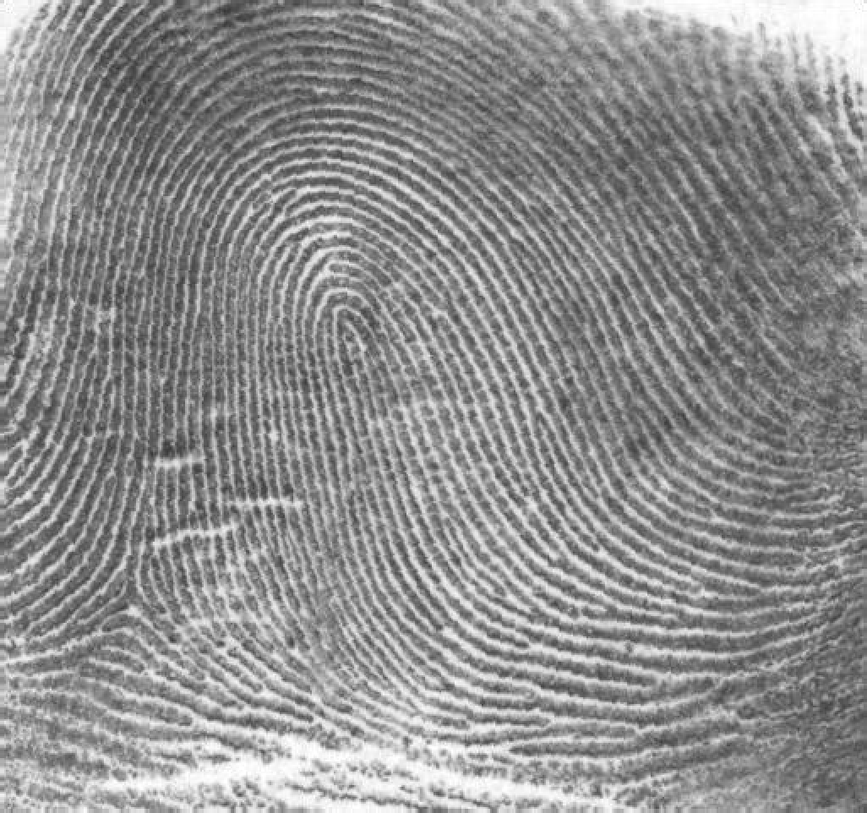
#> input picture xiemei_homework_4_6/test1.bmp, 867 x 813 px, shrunk from 1026 x 962 before the run
$ python 4_1.py   (Python 2 division)
#> lines starting #> are read from the running program, lines starting #| are printed output that depends on the picture; after the words box and inside, x2 and y2 are one past the last pixel; in counts of white or black regions, pixels touching at a corner belong together
#!/usr/bin/env python
# coding=utf-8

#使用拉普拉斯算子锐化图像

import numpy as np
import cv2

src_img = cv2.imread("test1.bmp",0)
#> src_img is the input picture: shape (813, 867); min 46, max 255, mean 142.7
x,y = src_img.shape
#> x = 813; y = 867
print x
#| 813
print y
#| 867
gaussian_img = cv2.GaussianBlur(src_img,(5,5),1.5) #高斯低通滤波 增强图像
retval,threshold_img = cv2.threshold(gaussian_img,127,255,cv2.THRESH_BINARY) #二值化图像
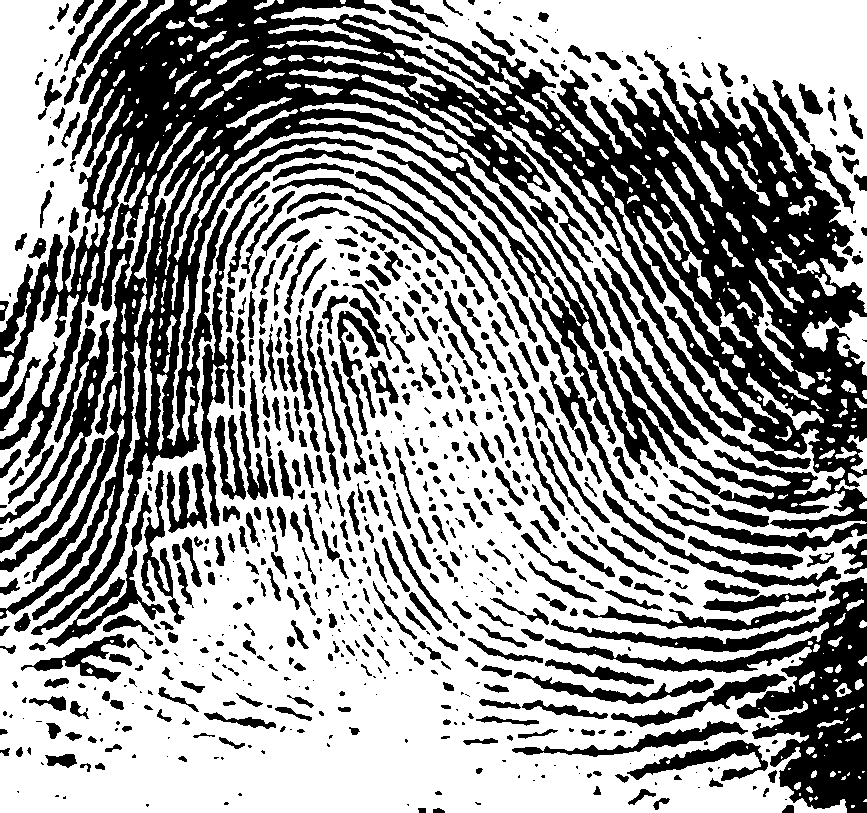
#> threshold_img: shape (813, 867); 59.5% white; 739 black regions (220 under 20 px), largest, box (x1, y1, x2, y2) and area: (0, 0, 867, 635) 156092, (545, 577, 867, 813) 19602, (0, 320, 110, 553) 4845

cv2.imshow("src_img",src_img)
cv2.imshow("gaussian_img",gaussian_img)
cv2.imshow("threshold_img",threshold_img)
cv2.imwrite("gaussian_result.png",gaussian_img)
cv2.imwrite("threshold_result.png",threshold_img)
#show()

k = cv2.waitKey(0)
#> (key Esc is pressed here)
if('q' == k):
    cv2.destoryAllWindow()

$ run again, with xiemei_homework_4_6/lz.bmp copied over xiemei_homework_4_6/test1.bmp
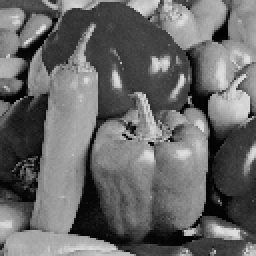
#> input picture xiemei_homework_4_6/lz.bmp, 128 x 128 px (shown 2 times larger)
#> src_img is the input picture: shape (128, 128); min 0, max 225, mean 104.6
#| 128
#| 128
#> `gaussian_img = cv2.GaussianBlur(src_img,(5,5),1.5)`:
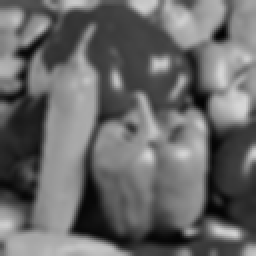
#> gaussian_img: shape (128, 128) (shown 2 times larger); min 3, max 214, mean 104.5
#> `retval,threshold_img = cv2.threshold(gaussian_img,127,255,cv2.THRESH_B..`:
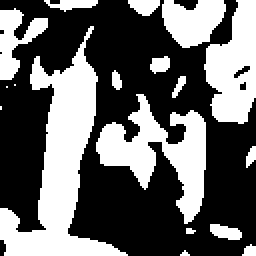
#> threshold_img: shape (128, 128) (shown 2 times larger); 40% white; 18 white regions (5 under 20 px), largest, box (x1, y1, x2, y2) and area: (0, 13, 64, 128) 2528, (48, 47, 103, 112) 1494, (102, 0, 128, 62) 1088

$ run again, with xiemei_homework_4_6/α²Êɫ.bmp copied over xiemei_homework_4_6/test1.bmp
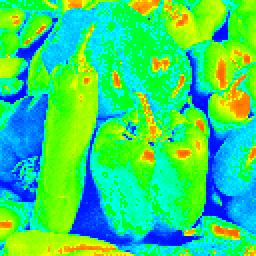
#> input picture xiemei_homework_4_6/α²Êɫ.bmp, 128 x 128 px (shown 2 times larger)
#| 128
#| 128
#> `gaussian_img = cv2.GaussianBlur(src_img,(5,5),1.5)`:
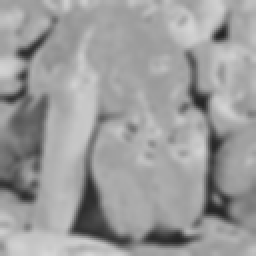
#> gaussian_img: shape (128, 128) (shown 2 times larger); min 36, max 214, mean 155.8
#> `retval,threshold_img = cv2.threshold(gaussian_img,127,255,cv2.THRESH_B..`:
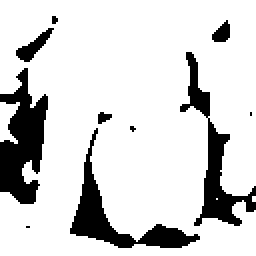
#> threshold_img: shape (128, 128) (shown 2 times larger); 83.3% white; 10 black regions (4 under 20 px), largest, box (x1, y1, x2, y2) and area: (0, 34, 24, 102) 955, (35, 64, 100, 124) 778, (90, 26, 128, 113) 767, (8, 14, 27, 31) 118, (106, 10, 115, 21) 65, (49, 56, 56, 62) 28
